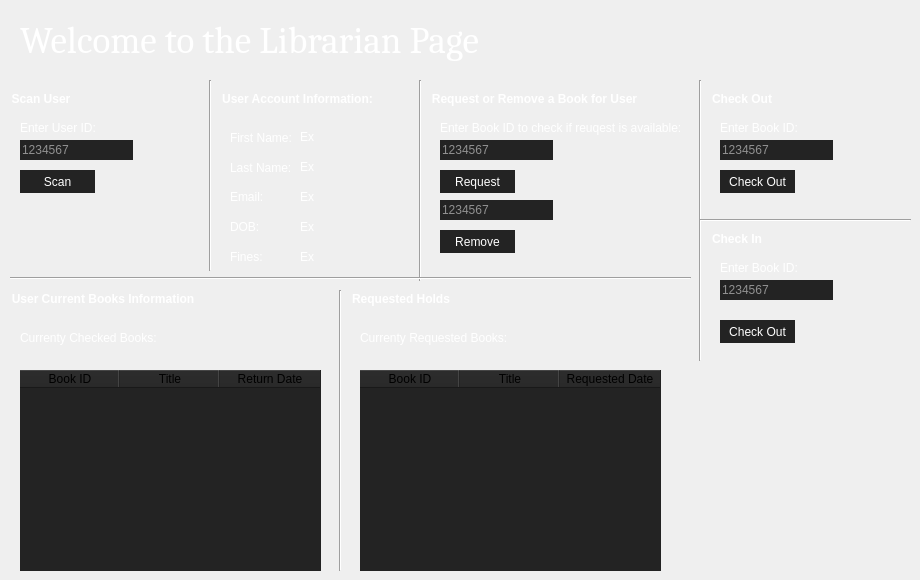
            <widget class="QWidget" name="page_Librarian">
             <widget class="QGroupBox" name="groupBox_12">
              <property name="geometry">
               <rect>
                <x>10</x>
                <y>290</y>
                <width>321</width>
                <height>281</height>
               </rect>
              </property>
              <property name="font">
               <font>
                <weight>75</weight>
                <bold>true</bold>
               </font>
              </property>
              <property name="styleSheet">
               <string notr="true">color: rgb(255, 255, 255);
border: none;</string>
              </property>
              <property name="title">
               <string>User Current Books Information</string>
              </property>
              <widget class="QLabel" name="label_40">
               <property name="geometry">
                <rect>
                 <x>10</x>
                 <y>40</y>
                 <width>201</width>
                 <height>16</height>
                </rect>
               </property>
               <property name="text">
                <string>Currenty Checked Books:</string>
               </property>
              </widget>
              <widget class="QTableWidget" name="tableWidget_4">
               <property name="geometry">
                <rect>
                 <x>10</x>
                 <y>80</y>
                 <width>301</width>
                 <height>201</height>
                </rect>
               </property>
               <property name="styleSheet">
                <string notr="true">background-color: rgb(35, 35, 35);
color: rgb(0, 0, 0);</string>
               </property>
               <property name="horizontalScrollBarPolicy">
                <enum>Qt::ScrollBarAlwaysOff</enum>
               </property>
               <property name="showGrid">
                <bool>false</bool>
               </property>
               <property name="rowCount">
                <number>0</number>
               </property>
               <column>
                <property name="text">
                 <string>Book ID</string>
                </property>
               </column>
               <column>
                <property name="text">
                 <string>Title</string>
                </property>
               </column>
               <column>
                <property name="text">
                 <string>Return Date</string>
                </property>
               </column>
              </widget>
             </widget>
             <widget class="QLabel" name="label_41">
              <property name="geometry">
               <rect>
                <x>20</x>
                <y>10</y>
                <width>521</width>
                <height>61</height>
               </rect>
              </property>
              <property name="font">
               <font>
                <family>Cambria</family>
                <pointsize>28</pointsize>
                <weight>50</weight>
                <bold>false</bold>
               </font>
              </property>
              <property name="styleSheet">
               <string notr="true">color: rgb(255, 255, 255);</string>
              </property>
              <property name="text">
               <string>Welcome to the Librarian Page</string>
              </property>
             </widget>
             <widget class="QGroupBox" name="groupBox_13">
              <property name="geometry">
               <rect>
                <x>220</x>
                <y>90</y>
                <width>191</width>
                <height>171</height>
               </rect>
              </property>
              <property name="font">
               <font>
                <weight>75</weight>
                <bold>true</bold>
               </font>
              </property>
              <property name="styleSheet">
               <string notr="true">color: rgb(255, 255, 255);
border: none;</string>
              </property>
              <property name="title">
               <string>User Account Information:</string>
              </property>
              <widget class="QLabel" name="label_42">
               <property name="geometry">
                <rect>
                 <x>10</x>
                 <y>40</y>
                 <width>61</width>
                 <height>16</height>
                </rect>
               </property>
               <property name="text">
                <string>First Name:</string>
               </property>
              </widget>
              <widget class="QLabel" name="lbl_first_2">
               <property name="geometry">
                <rect>
                 <x>80</x>
                 <y>40</y>
                 <width>47</width>
                 <height>14</height>
                </rect>
               </property>
               <property name="text">
                <string>Ex</string>
               </property>
              </widget>
              <widget class="QLabel" name="label_43">
               <property name="geometry">
                <rect>
                 <x>10</x>
                 <y>70</y>
                 <width>61</width>
                 <height>16</height>
                </rect>
               </property>
               <property name="text">
                <string>Last Name:</string>
               </property>
              </widget>
              <widget class="QLabel" name="lbl_last_2">
               <property name="geometry">
                <rect>
                 <x>80</x>
                 <y>70</y>
                 <width>47</width>
                 <height>14</height>
                </rect>
               </property>
               <property name="text">
                <string>Ex</string>
               </property>
              </widget>
              <widget class="QLabel" name="lbl_email_2">
               <property name="geometry">
                <rect>
                 <x>80</x>
                 <y>100</y>
                 <width>47</width>
                 <height>14</height>
                </rect>
               </property>
               <property name="text">
                <string>Ex</string>
               </property>
              </widget>
              <widget class="QLabel" name="label_44">
               <property name="geometry">
                <rect>
                 <x>10</x>
                 <y>100</y>
                 <width>47</width>
                 <height>14</height>
                </rect>
               </property>
               <property name="text">
                <string>Email:</string>
               </property>
              </widget>
              <widget class="QLabel" name="label_45">
               <property name="geometry">
                <rect>
                 <x>10</x>
                 <y>130</y>
                 <width>47</width>
                 <height>14</height>
                </rect>
               </property>
               <property name="text">
                <string>DOB:</string>
               </property>
              </widget>
              <widget class="QLabel" name="lbl_dob_2">
               <property name="geometry">
                <rect>
                 <x>80</x>
                 <y>130</y>
                 <width>47</width>
                 <height>14</height>
                </rect>
               </property>
               <property name="text">
                <string>Ex</string>
               </property>
              </widget>
              <widget class="QLabel" name="lbl_fines_2">
               <property name="geometry">
                <rect>
                 <x>80</x>
                 <y>160</y>
                 <width>47</width>
                 <height>14</height>
                </rect>
               </property>
               <property name="text">
                <string>Ex</string>
               </property>
              </widget>
              <widget class="QLabel" name="label_46">
               <property name="geometry">
                <rect>
                 <x>10</x>
                 <y>160</y>
                 <width>47</width>
                 <height>14</height>
                </rect>
               </property>
               <property name="text">
                <string>Fines:</string>
               </property>
              </widget>
             </widget>
             <widget class="QGroupBox" name="groupBox_14">
              <property name="geometry">
               <rect>
                <x>350</x>
                <y>290</y>
                <width>321</width>
                <height>281</height>
               </rect>
              </property>
              <property name="font">
               <font>
                <weight>75</weight>
                <bold>true</bold>
               </font>
              </property>
              <property name="styleSheet">
               <string notr="true">color: rgb(255, 255, 255);
border: none;</string>
              </property>
              <property name="title">
               <string>Requested Holds</string>
              </property>
              <widget class="QLabel" name="label_47">
               <property name="geometry">
                <rect>
                 <x>10</x>
                 <y>40</y>
                 <width>201</width>
                 <height>16</height>
                </rect>
               </property>
               <property name="text">
                <string>Currenty Requested Books:</string>
               </property>
              </widget>
              <widget class="QTableWidget" name="tableWidget_5">
               <property name="geometry">
                <rect>
                 <x>10</x>
                 <y>80</y>
                 <width>301</width>
                 <height>201</height>
                </rect>
               </property>
               <property name="styleSheet">
                <string notr="true">background-color: rgb(35, 35, 35);
color: rgb(0, 0, 0);</string>
               </property>
               <property name="horizontalScrollBarPolicy">
                <enum>Qt::ScrollBarAlwaysOff</enum>
               </property>
               <property name="showGrid">
                <bool>false</bool>
               </property>
               <property name="rowCount">
                <number>0</number>
               </property>
               <column>
                <property name="text">
                 <string>Book ID</string>
                </property>
               </column>
               <column>
                <property name="text">
                 <string>Title</string>
                </property>
               </column>
               <column>
                <property name="text">
                 <string>Requested Date</string>
                </property>
               </column>
              </widget>
             </widget>
             <widget class="QGroupBox" name="groupBox_15">
              <property name="geometry">
               <rect>
                <x>430</x>
                <y>90</y>
                <width>261</width>
                <height>171</height>
               </rect>
              </property>
              <property name="font">
               <font>
                <weight>75</weight>
                <bold>true</bold>
               </font>
              </property>
              <property name="styleSheet">
               <string notr="true">color: rgb(255, 255, 255);
border: none;</string>
              </property>
              <property name="title">
               <string>Request or Remove a Book for User</string>
              </property>
              <widget class="QLabel" name="label_48">
               <property name="geometry">
                <rect>
                 <x>10</x>
                 <y>30</y>
                 <width>281</width>
                 <height>16</height>
                </rect>
               </property>
               <property name="text">
                <string>Enter Book ID to check if reuqest is available:</string>
               </property>
              </widget>
              <widget class="QLineEdit" name="first_5">
               <property name="enabled">
                <bool>true</bool>
               </property>
               <property name="geometry">
                <rect>
                 <x>10</x>
                 <y>50</y>
                 <width>113</width>
                 <height>20</height>
                </rect>
               </property>
               <property name="styleSheet">
                <string notr="true">background-color: rgb(35, 35, 35);</string>
               </property>
               <property name="text">
                <string/>
               </property>
               <property name="placeholderText">
                <string>1234567</string>
               </property>
              </widget>
              <widget class="QPushButton" name="btn_Request">
               <property name="geometry">
                <rect>
                 <x>10</x>
                 <y>80</y>
                 <width>75</width>
                 <height>23</height>
                </rect>
               </property>
               <property name="styleSheet">
                <string notr="true">QPushButton {	
	border: none;
	background-color: rgb(35, 35, 35);
   color: rgb(255, 255, 255);
}
QPushButton:hover {
	background-color: rgb(0, 170, 255);
}
</string>
               </property>
               <property name="text">
                <string>Request</string>
               </property>
              </widget>
              <widget class="QLineEdit" name="first_10">
               <property name="enabled">
                <bool>true</bool>
               </property>
               <property name="geometry">
                <rect>
                 <x>10</x>
                 <y>110</y>
                 <width>113</width>
                 <height>20</height>
                </rect>
               </property>
               <property name="styleSheet">
                <string notr="true">background-color: rgb(35, 35, 35);</string>
               </property>
               <property name="text">
                <string/>
               </property>
               <property name="placeholderText">
                <string>1234567</string>
               </property>
              </widget>
              <widget class="QPushButton" name="btn_Remove">
               <property name="geometry">
                <rect>
                 <x>10</x>
                 <y>140</y>
                 <width>75</width>
                 <height>23</height>
                </rect>
               </property>
               <property name="styleSheet">
                <string notr="true">QPushButton {	
	border: none;
	background-color: rgb(35, 35, 35);
   color: rgb(255, 255, 255);
}
QPushButton:hover {
	background-color: rgb(0, 170, 255);
}
</string>
               </property>
               <property name="text">
                <string>Remove</string>
               </property>
              </widget>
             </widget>
             <widget class="QGroupBox" name="groupBox_16">
              <property name="geometry">
               <rect>
                <x>10</x>
                <y>90</y>
                <width>191</width>
                <height>171</height>
               </rect>
              </property>
              <property name="font">
               <font>
                <weight>75</weight>
                <bold>true</bold>
               </font>
              </property>
              <property name="styleSheet">
               <string notr="true">color: rgb(255, 255, 255);
border: none;</string>
              </property>
              <property name="title">
               <string>Scan User</string>
              </property>
              <widget class="QLabel" name="label_53">
               <property name="geometry">
                <rect>
                 <x>10</x>
                 <y>30</y>
                 <width>111</width>
                 <height>16</height>
                </rect>
               </property>
               <property name="text">
                <string>Enter User ID:</string>
               </property>
              </widget>
              <widget class="QLineEdit" name="first_6">
               <property name="enabled">
                <bool>true</bool>
               </property>
               <property name="geometry">
                <rect>
                 <x>10</x>
                 <y>50</y>
                 <width>113</width>
                 <height>20</height>
                </rect>
               </property>
               <property name="styleSheet">
                <string notr="true">background-color: rgb(35, 35, 35);</string>
               </property>
               <property name="text">
                <string/>
               </property>
               <property name="placeholderText">
                <string>1234567</string>
               </property>
              </widget>
              <widget class="QPushButton" name="btn_Scan">
               <property name="geometry">
                <rect>
                 <x>10</x>
                 <y>80</y>
                 <width>75</width>
                 <height>23</height>
                </rect>
               </property>
               <property name="styleSheet">
                <string notr="true">QPushButton {	
	border: none;
	background-color: rgb(35, 35, 35);
   color: rgb(255, 255, 255);
}
QPushButton:hover {
	background-color: rgb(0, 170, 255);
}
</string>
               </property>
               <property name="text">
                <string>Scan</string>
               </property>
              </widget>
             </widget>
             <widget class="QGroupBox" name="groupBox_17">
              <property name="geometry">
               <rect>
                <x>710</x>
                <y>90</y>
                <width>191</width>
                <height>121</height>
               </rect>
              </property>
              <property name="font">
               <font>
                <weight>75</weight>
                <bold>true</bold>
               </font>
              </property>
              <property name="styleSheet">
               <string notr="true">color: rgb(255, 255, 255);
border: none;</string>
              </property>
              <property name="title">
               <string>Check Out</string>
              </property>
              <widget class="QPushButton" name="btn_Checkout">
               <property name="geometry">
                <rect>
                 <x>10</x>
                 <y>80</y>
                 <width>75</width>
                 <height>23</height>
                </rect>
               </property>
               <property name="styleSheet">
                <string notr="true">QPushButton {	
	border: none;
	background-color: rgb(35, 35, 35);
   color: rgb(255, 255, 255);
}
QPushButton:hover {
	background-color: rgb(0, 170, 255);
}
</string>
               </property>
               <property name="text">
                <string>Check Out</string>
               </property>
              </widget>
              <widget class="QLineEdit" name="first_7">
               <property name="enabled">
                <bool>true</bool>
               </property>
               <property name="geometry">
                <rect>
                 <x>10</x>
                 <y>50</y>
                 <width>113</width>
                 <height>20</height>
                </rect>
               </property>
               <property name="styleSheet">
                <string notr="true">background-color: rgb(35, 35, 35);</string>
               </property>
               <property name="text">
                <string/>
               </property>
               <property name="placeholderText">
                <string>1234567</string>
               </property>
              </widget>
              <widget class="QLabel" name="label_55">
               <property name="geometry">
                <rect>
                 <x>10</x>
                 <y>30</y>
                 <width>111</width>
                 <height>16</height>
                </rect>
               </property>
               <property name="text">
                <string>Enter Book ID:</string>
               </property>
              </widget>
             </widget>
             <widget class="QGroupBox" name="groupBox_18">
              <property name="geometry">
               <rect>
                <x>710</x>
                <y>230</y>
                <width>191</width>
                <height>121</height>
               </rect>
              </property>
              <property name="font">
               <font>
                <weight>75</weight>
                <bold>true</bold>
               </font>
              </property>
              <property name="styleSheet">
               <string notr="true">color: rgb(255, 255, 255);
border: none;</string>
              </property>
              <property name="title">
               <string>Check In</string>
              </property>
              <widget class="QLineEdit" name="first_9">
               <property name="enabled">
                <bool>true</bool>
               </property>
               <property name="geometry">
                <rect>
                 <x>10</x>
                 <y>50</y>
                 <width>113</width>
                 <height>20</height>
                </rect>
               </property>
               <property name="styleSheet">
                <string notr="true">background-color: rgb(35, 35, 35);</string>
               </property>
               <property name="text">
                <string/>
               </property>
               <property name="placeholderText">
                <string>1234567</string>
               </property>
              </widget>
              <widget class="QLabel" name="label_57">
               <property name="geometry">
                <rect>
                 <x>10</x>
                 <y>30</y>
                 <width>111</width>
                 <height>16</height>
                </rect>
               </property>
               <property name="text">
                <string>Enter Book ID:</string>
               </property>
              </widget>
              <widget class="QPushButton" name="btn_Checkin">
               <property name="geometry">
                <rect>
                 <x>10</x>
                 <y>90</y>
                 <width>75</width>
                 <height>23</height>
                </rect>
               </property>
               <property name="styleSheet">
                <string notr="true">QPushButton {	
	border: none;
	background-color: rgb(35, 35, 35);
   color: rgb(255, 255, 255);
}
QPushButton:hover {
	background-color: rgb(0, 170, 255);
}
</string>
               </property>
               <property name="text">
                <string>Check Out</string>
               </property>
              </widget>
             </widget>
             <widget class="Line" name="line">
              <property name="geometry">
               <rect>
                <x>200</x>
                <y>80</y>
                <width>20</width>
                <height>191</height>
               </rect>
              </property>
              <property name="orientation">
               <enum>Qt::Vertical</enum>
              </property>
             </widget>
             <widget class="Line" name="line_2">
              <property name="geometry">
               <rect>
                <x>410</x>
                <y>80</y>
                <width>20</width>
                <height>201</height>
               </rect>
              </property>
              <property name="orientation">
               <enum>Qt::Vertical</enum>
              </property>
             </widget>
             <widget class="Line" name="line_3">
              <property name="geometry">
               <rect>
                <x>690</x>
                <y>80</y>
                <width>20</width>
                <height>281</height>
               </rect>
              </property>
              <property name="orientation">
               <enum>Qt::Vertical</enum>
              </property>
             </widget>
             <widget class="Line" name="line_4">
              <property name="geometry">
               <rect>
                <x>330</x>
                <y>290</y>
                <width>20</width>
                <height>281</height>
               </rect>
              </property>
              <property name="orientation">
               <enum>Qt::Vertical</enum>
              </property>
             </widget>
             <widget class="Line" name="line_5">
              <property name="geometry">
               <rect>
                <x>700</x>
                <y>210</y>
                <width>211</width>
                <height>20</height>
               </rect>
              </property>
              <property name="orientation">
               <enum>Qt::Horizontal</enum>
              </property>
             </widget>
             <widget class="Line" name="line_6">
              <property name="geometry">
               <rect>
                <x>10</x>
                <y>270</y>
                <width>681</width>
                <height>16</height>
               </rect>
              </property>
              <property name="orientation">
               <enum>Qt::Horizontal</enum>
              </property>
             </widget>
            </widget>
